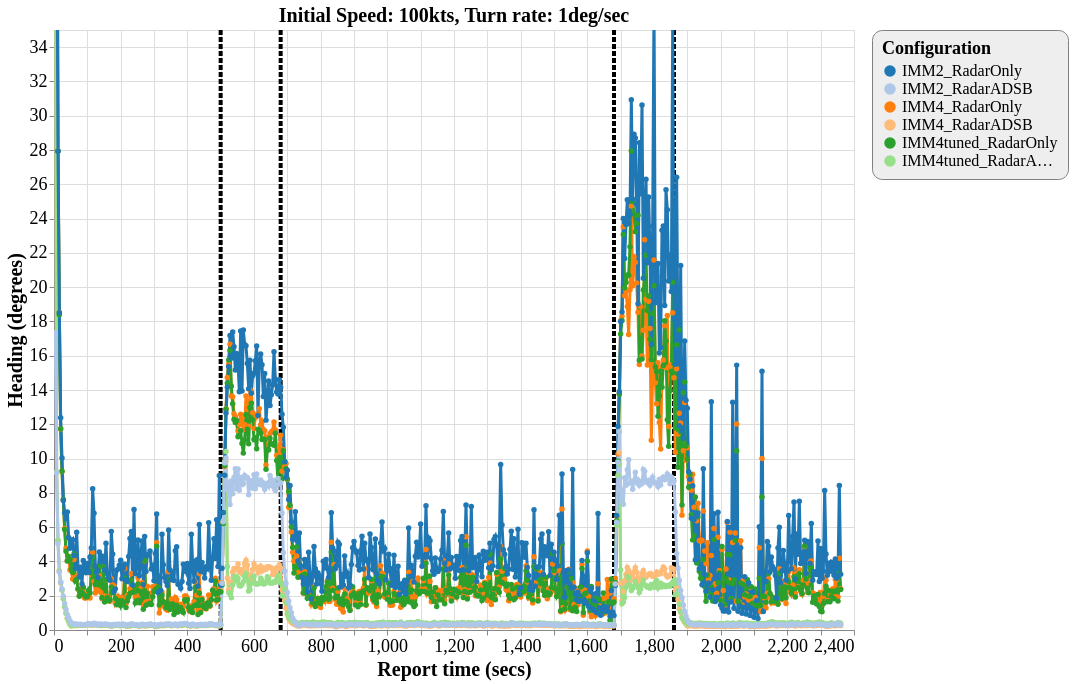

Source (Vega-Lite JSON):
### Vega-Lite specification from a JSON file in a GitHub repository (floating-point values rounded to 4 significant figures; data arrays with more than 128 entries replaced by an {"elided": "..."} marker saying what was removed)
{"config": {"view": {"continuousWidth": 800, "continuousHeight": 600}, "axisX": {"labelFontSize": 18, "titleFontSize": 20}, "axisY": {"labelFontSize": 18, "titleFontSize": 20}, "font": "Times New Roman", "legend": {"cornerRadius": 10, "fillColor": "#EEEEEE", "labelFontSize": 16, "padding": 10, "strokeColor": "gray", "titleFontSize": 18}, "title": {"fontSize": 20}}, "layer": [{"data": {"name": "data-bc77fb052a7a140736461ea08f2d2a3c"}, "mark": {"type": "rule", "strokeDash": [5, 2], "strokeWidth": 4}, "encoding": {"color": {"type": "nominal", "field": "color", "scale": null}, "x": {"type": "quantitative", "field": "tt"}}}, {"data": {"name": "data-53229d66a516d9bd6398ead84cfcfb5c"}, "mark": {"type": "line", "point": true, "strokeWidth": 3}, "encoding": {"color": {"type": "ordinal", "field": "config", "scale": {"scheme": "category20"}, "sort": ["IMM2_RadarOnly", "IMM2_RadarADSB", "IMM4_RadarOnly", "IMM4_RadarADSB", "IMM4tuned_RadarOnly", "IMM4tuned_RadarADSB"], "title": "Configuration"}, "x": {"type": "quantitative", "field": "time", "title": "Report time (secs)"}, "y": {"type": "quantitative", "field": "rmse_hdg", "scale": {"domain": [0, 35], "zero": false}, "title": "Heading (degrees)"}}, "selection": {"selector126": {"type": "interval", "bind": "scales", "encodings": ["x", "y"]}}, "title": "Initial Speed: 100kts, Turn rate: 1deg/sec"}], "$schema": "https://vega.github.io/schema/vega-lite/v4.8.1.json", "datasets": {"data-bc77fb052a7a140736461ea08f2d2a3c": [{"tt": 500, "color": "black"}, {"tt": 680, "color": "black"}, {"tt": 1680, "color": "black"}, {"tt": 1860, "color": "black"}], "data-53229d66a516d9bd6398ead84cfcfb5c": {"elided": "3539 records"}}}
